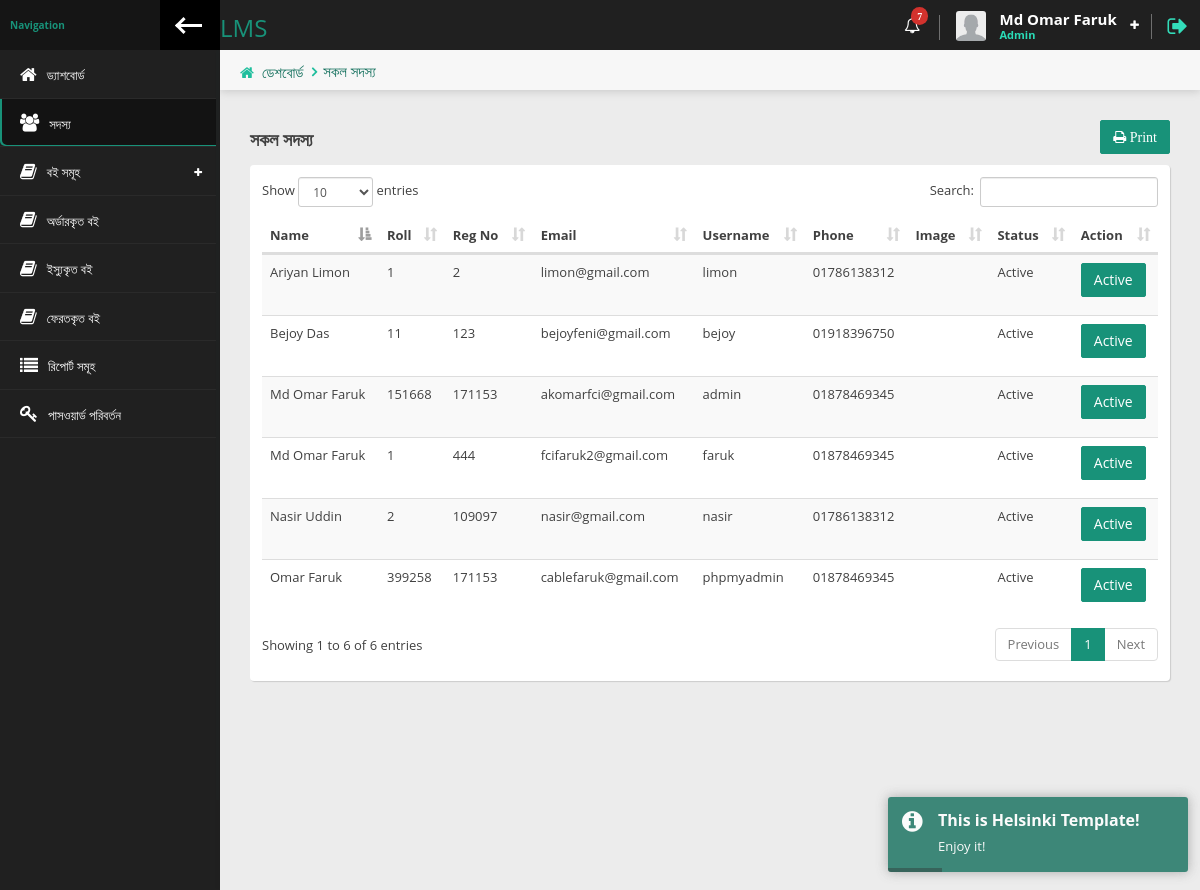
The app's page /librarin/students.php (signed in) with its own data.
### tables this page shows
CREATE TABLE `librarin` (
  `id` int(11) NOT NULL,
  `fname` varchar(50) NOT NULL,
  `lname` varchar(50) NOT NULL,
  `email` varchar(100) NOT NULL,
  `username` varchar(20) NOT NULL,
  `password` varchar(100) NOT NULL,
  `datetime` timestamp NOT NULL DEFAULT current_timestamp()
);

CREATE TABLE `students` (
  `id` int(11) NOT NULL,
  `fname` varchar(100) NOT NULL,
  `lname` varchar(100) NOT NULL,
  `roll` int(6) NOT NULL,
  `reg` int(6) NOT NULL,
  `email` varchar(50) NOT NULL,
  `username` varchar(100) NOT NULL,
  `password` varchar(100) NOT NULL,
  `phone` varchar(100) NOT NULL,
  `image` varchar(100) NOT NULL,
  `status` tinyint(1) NOT NULL,
  `datetime` timestamp NOT NULL DEFAULT current_timestamp()
);

### librarin/students.php (the view)
<?php
require_once 'hedar.php';
?>
<div class="content-header">
    <div class="leftside-content-header">
        <ul class="breadcrumbs">
            <li><i class="fa fa-home" aria-hidden="true"></i><a href="#">ডেশবোর্ড </a></li>
            <li><a href="javascript:avoid(0)">সকল সদস্য</a></li>
        </ul>
    </div>
</div>
<div class="row animated fadeInUp">
    <div class="col-sm-12">
        <div class="pull-left"><h4 class="section-subtitle"><b>সকল সদস্য</b></h4></div>
        <div class="pull-right"><a href="print_all_students.php" target="_blank" class="btn btn-primary"><i class="fa fa-print"> Print</i></a></div>
        <div class="clearfix"></div>
        <div class="panel">
            <div class="panel-content">
                <div class="table-responsive">
                    <table id="basic-table" class="data-table table table-striped nowrap table-hover" cellspacing="0" width="100%">
                        <thead>
                            <tr>
                                <th>Name</th>
                                <th>Roll</th>
                                <th>Reg No</th>
                                <th>Email</th>
                                <th>Username</th>
                                <th>Phone</th>
                                <th>Image</th>
                                <th>Status</th>
                                <th>Action</th>
                            </tr>
                        </thead>
                        <tbody>
                            <?php
                            $result= mysqli_query($con,"SELECT * FROM `students`");
                            while ($row = mysqli_fetch_assoc($result)){
                                ?>
                                <tr>
                                    <td><?= ucwords( $row['fname'].' '.$row['lname'])?></td>
                                    <td><?= $row['roll']?></td>
                                    <td><?= $row['reg']?></td>
                                    <td><?= $row['email']?></td>
                                    <td><?= $row['username']?></td>
                                    <td><?= $row['phone']?></td>
                                    <td><img src="<?= $row['image']?>" alt=""></td>
                                    <td><?= $row['status']== 1 ? 'Active' : 'Inactive'?></td>
                                    <td>
                                        <?php
                                        if ($row['status']){
                                            ?>
                                            <a href="status_inactive.php?id=<?= base64_encode($row['id'])?>" class="btn btn-primary">Active</a>
                                            <?php
                                        }else{
                                            ?>
                                            <a href="status_active.php?id=<?= base64_encode($row['id'])?>" class="btn btn-danger">Inactive</a>
                                            <?php
                                        }
                                        ?>
                                    </td>
                                </tr>
                                <?php
                            }
                            ?>
                        </tbody>
                    </table>
                </div>
            </div>
        </div>
    </div>
</div>
<?php
require_once 'footer.php';
?>

### librarin/hedar.php (shortened to what this page needs)
<?php
$page = explode('/',$_SERVER['PHP_SELF']);
$page = end($page);
require_once '../dbcon.php';
$librarin_login = $_SESSION['librarin_login'];
$data = mysqli_query($con,"SELECT * FROM `librarin` WHERE `email`= '$librarin_login'");
$librarin_info = mysqli_fetch_assoc($data);
?>
<!doctype html>
<html lang="en" class="fixed left-sidebar-top">
<head>
    <link href="../assets/vendor/pace/pace-theme-minimal.css" rel="stylesheet" />
    <link rel="stylesheet" href="../assets/vendor/bootstrap/css/bootstrap.css">
    <link rel="stylesheet" href="../assets/vendor/font-awesome/css/font-awesome.css">
    <link rel="stylesheet" href="../assets/vendor/animate.css/animate.css">
    <link rel="stylesheet" href="../assets/vendor/toastr/toastr.min.css">
    <link rel="stylesheet" href="../assets/vendor/magnific-popup/magnific-popup.css">
    <link rel="stylesheet" href="../assets/vendor/data-table/media/css/dataTables.bootstrap.min.css">
    <link rel="stylesheet" href="../assets/stylesheets/css/style.css">
</head>
<body>
    <div class="wrap">
        <div class="page-header">
            <div class="leftside-header">
                <div class="logo">
                    <a href="index.php" class="on-click">
                        <h3>LMS</h3>
                    </a>
                </div>
            </div>
            <div class="rightside-header">
                <div class="header-section hidden-xs" id="notice-headerbox">
                    <div class="notice" id="alerts-notice">
                        <i class="fa fa-bell-o" aria-hidden="true"><span class="badge badge-xs badge-top-right x-danger">7</span></i>
                    </div>
                </div>
                <div class="header-section" id="user-headerbox">
                    <div class="user-header-wrap">
                        <div class="user-photo">
                            <img alt="profile photo" src="../images/user.png"/>
                        </div>
                        <div class="user-info">
                            <span class="user-name"><?= ucwords($librarin_info ['fname'].' '.$librarin_info ['lname'])?></span>
                            <span class="user-profile">Admin</span>
                        </div>
                        <i class="fa fa-plus icon-open" aria-hidden="true"></i>
                    </div>
                </div>
                <div class="header-section">
                    <a href="logout.php" data-toggle="tooltip" data-placement="left" title="Logout"><i class="fa fa-sign-out log-out" aria-hidden="true"></i></a>
                </div>
            </div>
        </div>
        <div class="page-body">
            <div class="left-sidebar">
                <div class="left-sidebar-header">
                    <div class="left-sidebar-title">Navigation</div>
                    <div class="left-sidebar-toggle c-hamburger c-hamburger--htla hidden-xs" data-toggle-class="left-sidebar-collapsed" data-target="html">
                        <span></span>
                    </div>
                </div>
                <div id="left-nav" class="nano">
                    <div class="nano-content">
                        <nav>
                            <ul class="nav nav-left-lines" id="main-nav">
                                <li class="<?= $page == 'index.php'? 'active-item':'' ?>"><a href="index.php"><i class="fa fa-home" aria-hidden="true"></i><span>ড্যাশবোর্ড</span></a></li>
                                <li class="<?= $page == 'students.php'? 'active-item':'' ?>"><a href="students.php"><i class="fa fa-users" aria-hidden="true"></i><span>সদস্য</span></a></li>
                                <li class="has-child-item close-item <?= $page == 'add-book.php' ? 'open-item':'' ?><?= $page == 'manage-books.php' ? 'open-item':'' ?>">
                                    <a><i class="fa fa-book" aria-hidden="true"></i><span>বই সমূহ</span></a>
                                </li>
                                <li class="<?= $page == 'book_order_list.php'? 'active-item':'' ?>"><a href="book_order_list.php"><i class="fa fa-book" aria-hidden="true"></i><span>অর্ডারকৃত বই</span></a></li>
                                <li class="<?= $page == 'issue-book.php'? 'active-item':'' ?>"><a href="issue-book.php"><i class="fa fa-book" aria-hidden="true"></i><span>ইস্যুকৃত বই</span></a></li>
                                <li class="<?= $page == 'return-book.php'? 'active-item':'' ?>"><a href="return-book.php"><i class="fa fa-book" aria-hidden="true"></i><span>ফেরতকৃত বই</span></a></li>
                                <li class="<?= $page == 'report.php'? 'active-item':'' ?>"><a href="report.php"><i class="fa fa-list" aria-hidden="true"></i><span>রিপোর্ট সমূহ</span></a></li>
                                <li class="<?= $page == 'change_password.php'? 'active-item':'' ?>"><a href="change_password.php">
                                    <i class="fa fa-key" aria-hidden="true"></i><span>পাসওয়ার্ড পরিবর্তন </span></a></li>
                                </ul>
                            </nav>
                        </div>
                    </div>
                </div>
                <div class="content">

### librarin/footer.php (shortened to what this page needs)
</div>
</div>
</div>
</body>
</html>

### records on screen
librarin: fname+lname "Md Omar Faruk"
students: fname+lname "Md Omar Faruk", roll "151668", reg "171153", email "akomarfci@gmail.com", username "admin", phone "01878469345", status "Active"
students: fname+lname "Omar Faruk", roll "399258", reg "171153", email "cablefaruk@gmail.com", username "phpmyadmin", phone "01878469345", status "Active"
students: fname+lname "Md Omar Faruk", roll "1", reg "444", email "fcifaruk2@gmail.com", username "faruk", phone "01878469345", status "Active"
students: fname+lname "Ariyan Limon", roll "1", reg "2", email "limon@gmail.com", username "limon", phone "01786138312", status "Active"
students: fname+lname "Nasir Uddin", roll "2", reg "109097", email "nasir@gmail.com", username "nasir", phone "01786138312", status "Active"
students: fname+lname "Bejoy Das", roll "11", reg "123", email "bejoyfeni@gmail.com", username "bejoy", phone "01918396750", status "Active"
